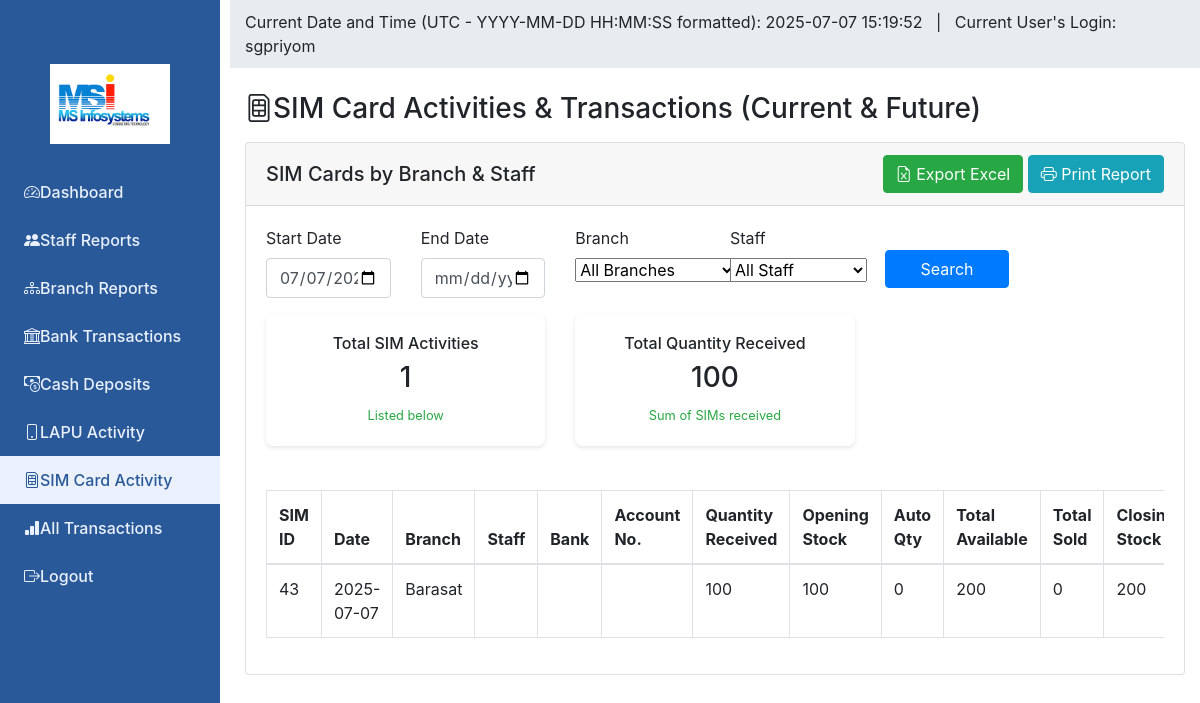
Page /admin/reports/sim.php on the committed database.
### tables this page shows
CREATE TABLE `sim_cards` (
  `id` int(11) NOT NULL,
  `branch_id` int(11) DEFAULT NULL,
  `staff_id` int(11) DEFAULT NULL,
  `bank_account_id` int(11) DEFAULT NULL,
  `transaction_date` date DEFAULT NULL,
  `quantity_received` int(11) DEFAULT 0,
  `opening_stock` int(11) DEFAULT 0,
  `auto_quantity` int(11) DEFAULT 0,
  `total_available` int(11) DEFAULT 0,
  `total_sold` int(11) DEFAULT 0,
  `closing_stock` int(11) DEFAULT 0,
  `notes` text DEFAULT NULL,
  `created_by` varchar(100) DEFAULT NULL,
  `created_at` timestamp NOT NULL DEFAULT current_timestamp(),
  `opening_balance` decimal(10,2) DEFAULT 0.00,
  `received` decimal(10,2) DEFAULT 0.00,
  `auto_amount` decimal(10,2) DEFAULT 0.00,
  `closing_amount` decimal(10,2) DEFAULT 0.00
);

CREATE TABLE `branches` (
  `id` int(11) NOT NULL,
  `branch_code` varchar(10) NOT NULL,
  `branch_name` varchar(100) NOT NULL,
  `branch_type` enum('main','sub','satellite') DEFAULT 'sub',
  `opening_date` date NOT NULL,
  `address1` varchar(255) NOT NULL,
  `address2` varchar(255) DEFAULT NULL,
  `city` varchar(100) NOT NULL,
  `postal_code` varchar(10) NOT NULL,
  `contact_number` varchar(15) NOT NULL,
  `email` varchar(100) NOT NULL,
  `manager_name` varchar(100) DEFAULT NULL,
  `working_hours` varchar(100) DEFAULT NULL,
  `notes` text DEFAULT NULL,
  `status` enum('active','inactive') DEFAULT 'active',
  `created_by` int(11) DEFAULT NULL,
  `created_at` timestamp NOT NULL DEFAULT current_timestamp(),
  `updated_by` int(11) DEFAULT NULL,
  `updated_at` timestamp NOT NULL DEFAULT current_timestamp() ON UPDATE current_timestamp()
);

### admin/reports/sim.php (the view, shortened to what this page needs)
<?php
$currentDateTime = date('Y-m-d H:i:s');
$currentUser = $_SESSION['admin_user']['username'] ?? 'sgpriyom';
$start_date = $_GET['start_date'] ?? date('Y-m-d');
$end_date = $_GET['end_date'] ?? '';
$where = [];
$params = [];
$where[] = "DATE(sc.transaction_date) >= :today";
$params[':today'] = date('Y-m-d');
if ($start_date) {
    $where[] = "DATE(sc.transaction_date) >= :start_date";
    $params[':start_date'] = $start_date;
}
$whereSQL = $where ? "WHERE " . implode(" AND ", $where) : "";
try {
    $db = (new Database())->getConnection();
    $sql = "
        SELECT
            sc.id AS sim_id,
            sc.transaction_date,
            b.branch_name,
            s.full_name AS staff_name,
            sc.quantity_received,
            sc.opening_stock,
            sc.auto_quantity,
            sc.total_available,
            sc.total_sold,
            sc.closing_stock,
            sc.notes,
            sc.created_at,
            ba.bank_name,
            ba.account_number
        FROM sim_cards sc
        LEFT JOIN staff s ON sc.staff_id = s.id
        LEFT JOIN branches b ON sc.branch_id = b.id
        LEFT JOIN bank_accounts ba ON sc.bank_account_id = ba.id
        $whereSQL
        ORDER BY sc.transaction_date ASC, sc.id ASC
    ";
    $stmt = $db->prepare($sql);
    $stmt->execute($params);
    $sim = $stmt->fetchAll(PDO::FETCH_ASSOC);
    $total = count($sim);
    $total_qty = 0;
    foreach ($sim as $row) $total_qty += (int)$row['quantity_received'];
} catch (Exception $e) {
    $_SESSION['error'] = "Error: " . $e->getMessage();
    $sim = [];
    $branches = [];
    $staff = [];
    $total = 0;
    $total_qty = 0;
}
?>
<!DOCTYPE html>
<html lang="en">
<head>
    <link href="../../assets/css/bootstrap.min.css" rel="stylesheet">
    <link href="https://cdn.jsdelivr.net/npm/bootstrap-icons@1.10.5/font/bootstrap-icons.css" rel="stylesheet">
</head>
<body>
    <nav class="sidebar-nav d-none d-lg-block">
        <div class="text-center mb-4">
            <img src="../../assets/img/logo.png" alt="Logo" style="max-width:120px;">
        </div>
        <ul class="nav flex-column">
            <li class="nav-item"><a class="nav-link" href="../dashboard.php"><i class="bi bi-speedometer2 me-2"></i>Dashboard</a></li>
            <li class="nav-item"><a class="nav-link" href="staff.php"><i class="bi bi-people-fill me-2"></i>Staff Reports</a></li>
            <li class="nav-item"><a class="nav-link" href="branch.php"><i class="bi bi-diagram-3 me-2"></i>Branch Reports</a></li>
            <li class="nav-item"><a class="nav-link" href="bank.php"><i class="bi bi-bank me-2"></i>Bank Transactions</a></li>
            <li class="nav-item"><a class="nav-link" href="cash.php"><i class="bi bi-cash-coin me-2"></i>Cash Deposits</a></li>
            <li class="nav-item"><a class="nav-link" href="lapu.php"><i class="bi bi-phone me-2"></i>LAPU Activity</a></li>
            <li class="nav-item"><a class="nav-link active" href="sim.php"><i class="bi bi-sim me-2"></i>SIM Card Activity</a></li>
            <li class="nav-item"><a class="nav-link" href="transaction.php"><i class="bi bi-bar-chart-fill me-2"></i>All Transactions</a></li>
            <li class="nav-item"><a class="nav-link" href="../../logout.php"><i class="bi bi-box-arrow-right me-2"></i>Logout</a></li>
        </ul>
    </nav>
    <div class="main-content">
        <div class="header-info">
            <div class="container-fluid">
                Current Date and Time (UTC - YYYY-MM-DD HH:MM:SS formatted): <span id="current-datetime"><?php echo $currentDateTime; ?></span>
                &nbsp; | &nbsp;
                Current User's Login: <span id="current-user"><?php echo htmlspecialchars($currentUser); ?></span>
            </div>
        </div>
        <div class="container-fluid mt-4">
            <h3 class="mb-3"><i class="bi bi-sim me-2"></i>SIM Card Activities & Transactions (Current & Future)</h3>
            <div class="card">
                <div class="card-header d-flex justify-content-between align-items-center">
                    <h5 class="mb-0">SIM Cards by Branch & Staff</h5>
                    <div>
                        <button class="btn btn-success me-2" onclick="exportTableToExcel('simTable', 'sim_report.xlsx')">
                            <i class="bi bi-file-earmark-excel"></i> Export Excel
                        </button>
                        <button class="btn btn-info" onclick="printElement('reportContent')">
                            <i class="bi bi-printer"></i> Print Report
                        </button>
                    </div>
                </div>
                <div class="card-body" id="reportContent">
                    <form method="get" class="row mb-3">
                        <div class="col-md-2">
                            <label class="form-label">Start Date</label>
                            <input type="date" class="form-control" name="start_date" value="<?php echo htmlspecialchars($start_date); ?>">
                        </div>
                        <div class="col-md-2">
                            <label class="form-label">End Date</label>
                            <input type="date" class="form-control" name="end_date" value="<?php echo htmlspecialchars($end_date); ?>">
                        </div>
                        <div class="col-md-2">
                            <label class="form-label">Branch</label>
                            <select class="form-select" name="branch_id" onchange="this.form.submit()">
                                <option value="All">All Branches</option>
                            </select>
                        </div>
                        <div class="col-md-2">
                            <label class="form-label">Staff</label>
                            <select class="form-select" name="staff_id" onchange="this.form.submit()">
                                <option value="All">All Staff</option>
                            </select>
                        </div>
                        <div class="col-md-2 mt-4">
                            <button type="submit" class="btn btn-primary w-100">Search</button>
                        </div>
                    </form>
                    <div class="row mb-4">
                        <div class="col-md-4">
                            <div class="stats-card text-center">
                                <h6>Total SIM Activities</h6>
                                <h3><?php echo $total; ?></h3>
                                <small class="text-success">Listed below</small>
                            </div>
                        </div>
                        <div class="col-md-4">
                            <div class="stats-card text-center">
                                <h6>Total Quantity Received</h6>
                                <h3><?php echo $total_qty; ?></h3>
                                <small class="text-success">Sum of SIMs received</small>
                            </div>
                        </div>
                    </div>
                    <div class="table-responsive">
                        <table class="table table-bordered table-hover" id="simTable">
                            <thead>
                                <tr>
                                    <th>SIM ID</th>
                                    <th>Date</th>
                                    <th>Branch</th>
                                    <th>Staff</th>
                                    <th>Bank</th>
                                    <th>Account No.</th>
                                    <th>Quantity Received</th>
                                    <th>Opening Stock</th>
                                    <th>Auto Qty</th>
                                    <th>Total Available</th>
                                    <th>Total Sold</th>
                                    <th>Closing Stock</th>
                                </tr>
                            </thead>
                            <tbody>
                                <?php foreach ($sim as $row): ?>
                                <tr>
                                    <td><?php echo htmlspecialchars($row['sim_id']); ?></td>
                                    <td><?php echo htmlspecialchars($row['transaction_date']); ?></td>
                                    <td><?php echo htmlspecialchars($row['branch_name']); ?></td>
                                    <td><?php echo htmlspecialchars($row['staff_name']); ?></td>
                                    <td><?php echo htmlspecialchars($row['bank_name']); ?></td>
                                    <td><?php echo htmlspecialchars($row['account_number']); ?></td>
                                    <td><?php echo (int)$row['quantity_received']; ?></td>
                                    <td><?php echo (int)$row['opening_stock']; ?></td>
                                    <td><?php echo (int)$row['auto_quantity']; ?></td>
                                    <td><?php echo (int)$row['total_available']; ?></td>
                                    <td><?php echo (int)$row['total_sold']; ?></td>
                                    <td><?php echo (int)$row['closing_stock']; ?></td>
                                </tr>
                                <?php endforeach; ?>
                            </tbody>
                        </table>
                    </div>
                </div>
            </div>
        </div>
    </div>
</body>
</html>

### admin/reports/sim.php (style rules this page uses)
.stats-card { background: #fff; border-radius: 8px; padding: 20px; margin-bottom: 20px; box-shadow: 0 2px 4px rgba(0,0,0,0.1); }
.header-info { background: #e9ecef; padding: 10px 0; margin-bottom: 16px; }
.sidebar-nav { width: 220px; min-height: 100vh; background: #295998; color: #fff; position: fixed; left: 0; top: 0; bottom: 0; z-index: 100; padding-top: 64px; }
.sidebar-nav .nav-link { color: #eaf1fc; font-weight: 500; padding: 12px 24px; display: flex; align-items: center; }
.sidebar-nav .nav-link.active, .sidebar-nav .nav-link:hover { background: #eaf1fc; color: #295998; }
.main-content { margin-left: 230px; }

### rows in the picture
sim_cards: id "43", transaction_date "2025-07-07", branch.branch_name "Barasat", quantity_received "100", opening_stock "100", auto_quantity "0", total_available "200", total_sold "0", closing_stock "200"

### other values in the picture
$currentUser "sgpriyom"
$total "1"
$total_qty "100"
